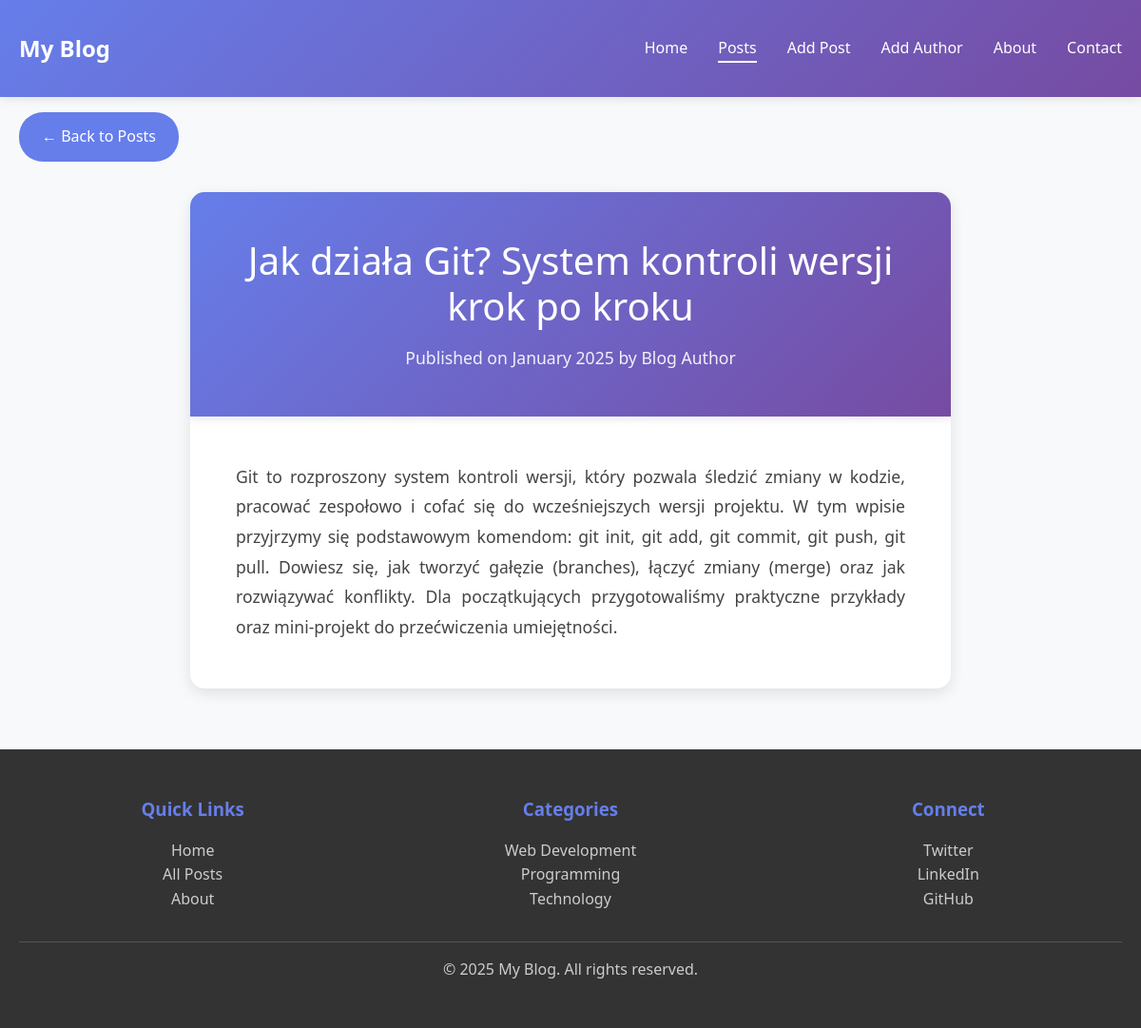
The page /blog/post/8/ on the database its author committed.
### blog/models.py (models this page shows, shortened)
class BlogPost(models.Model):
    title = models.CharField(max_length=200)
    excerpt = models.CharField(max_length=500, blank=True, null=True)
    author = models.ForeignKey(Author, on_delete=models.CASCADE, related_name='posts')
    tags = models.ManyToManyField(Tag, blank=True, related_name='posts')
    content = models.TextField()
    created_at = models.DateTimeField(auto_now_add=True)
    updated_at = models.DateTimeField(auto_now=True)
    image = models.ImageField(upload_to='blog_images/', blank=True, null=True)
    slug = models.SlugField(max_length=200, unique=True, blank=True, null=True)
    class Meta:
        ordering = ['-created_at']
        verbose_name_plural = "Blog Posts"

### blog/views.py (the view)
# urls.py: path('post/<int:post_id>/', blog_views.posts_view, name='post'),
def posts_view(request, post_id):
    try:
        posts = BlogPost.objects.all().values('id', 'title', 'content')  # Fetch posts from the database
        if not posts:
            return posts_main_view(request)
        post_id = int(post_id)
        post = next((post for post in posts if post['id'] == post_id), None)
        if post is None:
            return posts_main_view(request)
        return render(request, 'blog/post_text_template.html', {
            'url': 'blog',
            'links': get_navigation_links('Posts'),
            'article_title': post['title'],
            'article_text': post['content'],
            'article_date': 'January 2025',  # You can add dates to your posts data later
            'article_author': 'Blog Author',  # You can add authors to your posts data later
        })
    except (ValueError, TypeError):
        return posts_main_view(request)

### blog/views.py (called while the page is built)
def get_navigation_links(active_page):
    links = [
        {'name': 'Home', 'url': '/', 'active': False},
        {'name': 'Posts', 'url': '/blog/posts', 'active': False},
        {'name': 'Add Post', 'url': '/blog/add_post', 'active': False},
        {'name': 'Add Author', 'url': '/blog/add_author', 'active': False},
        {'name': 'About', 'url': '/blog/about', 'active': False},
        {'name': 'Contact', 'url': '/blog/contact', 'active': False},
    ]
    for link in links:
        if link['name'].lower() == active_page.lower():
            link['active'] = True
        else:
            link['active'] = False
    return links

### blog/templates/blog/post_text_template.html (shortened to what this page needs)
<!DOCTYPE html>
<html lang="en">
<head>
</head>
<body>
    <header>
        <nav class="container">
            <div class="logo">My Blog</div>
            <ul class="nav-links">
                {% for link in links %}
                    <li><a href="{{ link.url }}" class="{% if link.active %}active{% endif %}">{{ link.name }}</a></li>
                {% endfor %}
            </ul>
        </nav>
    </header>
    <main class="container">
        <a href="/blog/posts/" class="back-button">← Back to Posts</a>
        <article class="article-container">
            <header class="article-header">
                <h1 class="article-title">{{ article_title }}</h1>
                <div class="article-meta">
                    {% if article_date %}
                        Published on {{ article_date }}
                    {% endif %}
                    {% if article_author %}
                        by {{ article_author }}
                    {% endif %}
                </div>
            </header>
            <div class="article-content">
                <div class="article-text">
                    {{ article_text|safe }}
                </div>
            </div>
        </article>
    </main>
    <footer>
        <div class="container">
            <div class="footer-content">
                <div class="footer-section">
                    <h3>Quick Links</h3>
                    <p><a href="/">Home</a></p>
                    <p><a href="/blog/posts/">All Posts</a></p>
                    <p><a href="/blog/about/">About</a></p>
                </div>
                <div class="footer-section">
                    <h3>Categories</h3>
                    <p><a href="#">Web Development</a></p>
                    <p><a href="#">Programming</a></p>
                    <p><a href="#">Technology</a></p>
                </div>
                <div class="footer-section">
                    <h3>Connect</h3>
                    <p><a href="#">Twitter</a></p>
                    <p><a href="#">LinkedIn</a></p>
                    <p><a href="#">GitHub</a></p>
                </div>
            </div>
            <div class="footer-bottom">
                <p>&copy; 2025 My Blog. All rights reserved.</p>
            </div>
        </div>
    </footer>
</body>
</html>

### blog/templates/blog/post_text_template.html (style rules this page uses)
* { margin: 0; padding: 0; box-sizing: border-box; }
body { font-family: 'Segoe UI', Tahoma, Geneva, Verdana, sans-serif; line-height: 1.6; color: #333; background-color: #f8f9fa; }
.container { max-width: 1200px; margin: 1rem auto; padding: 0 20px; }
header { background: linear-gradient(135deg, #667eea 0%, #764ba2 100%); color: white; padding: 1rem 0; box-shadow: 0 2px 10px rgba(0,0,0,0.1); }
nav { display: flex; justify-content: space-between; align-items: center; }
.logo { font-size: 1.5rem; font-weight: bold; }
.nav-links { list-style: none; display: flex; gap: 2rem; }
.nav-links a { color: white; text-decoration: none; transition: opacity 0.3s; }
.nav-links a.active { border-bottom: 2px solid white; padding-bottom: 3px; }
main { padding: 4rem 0; }
.article-container { max-width: 800px; margin: 0 auto; background: white; border-radius: 15px; box-shadow: 0 5px 15px rgba(0,0,0,0.1); overflow: hidden; }
.article-header { background: linear-gradient(135deg, #667eea 0%, #764ba2 100%); color: white; padding: 3rem 2rem; text-align: center; }
.article-title { font-size: 2.5rem; font-weight: 300; margin-bottom: 1rem; line-height: 1.2; }
.article-meta { opacity: 0.9; font-size: 1.1rem; }
.article-content { padding: 3rem; }
.article-text { font-size: 1.1rem; line-height: 1.8; color: #444; text-align: justify; }
.back-button { display: inline-block; margin-bottom: 2rem; background: #667eea; color: white; padding: 0.8rem 1.5rem; text-decoration: none; border-radius: 25px; transition: transform 0.3s, box-shadow 0.3s; }
footer { background: #333; color: white; text-align: center; padding: 2rem 0; margin-top: 4rem; }
.footer-content { display: grid; grid-template-columns: repeat(auto-fit, minmax(250px, 1fr)); gap: 2rem; margin-bottom: 2rem; }
.footer-section h3 { margin-bottom: 1rem; color: #667eea; }
.footer-section a { color: #ccc; text-decoration: none; transition: color 0.3s; }
.footer-bottom { border-top: 1px solid #555; padding-top: 1rem; color: #ccc; }

### rows shown on the page
BlogPost: title "Jak działa Git? System kontroli wersji krok po kroku", content "Git to rozproszony system kontroli wersji, który pozwala śledzić zmiany w kodzie, pracować zespołowo i cofać się do wcześniejszych wersji projektu. W tym wpisie przyjrzymy się podstawowym komendom: git init, git add, git commit, git push, git pull. Dowiesz się, jak tworzyć gałęzie (branches), łączyć zmiany (merge) oraz jak rozwiązywać konflikty. Dla początkujących przygotowaliśmy praktyczne przykłady oraz mini-projekt do przećwiczenia umiejętności."

### other values the page prints
{{ link.name }} "Home" "Posts" "Add Post" "Add Author" "About" "Contact"
{{ article_date }} "January 2025"
{{ article_author }} "Blog Author"
